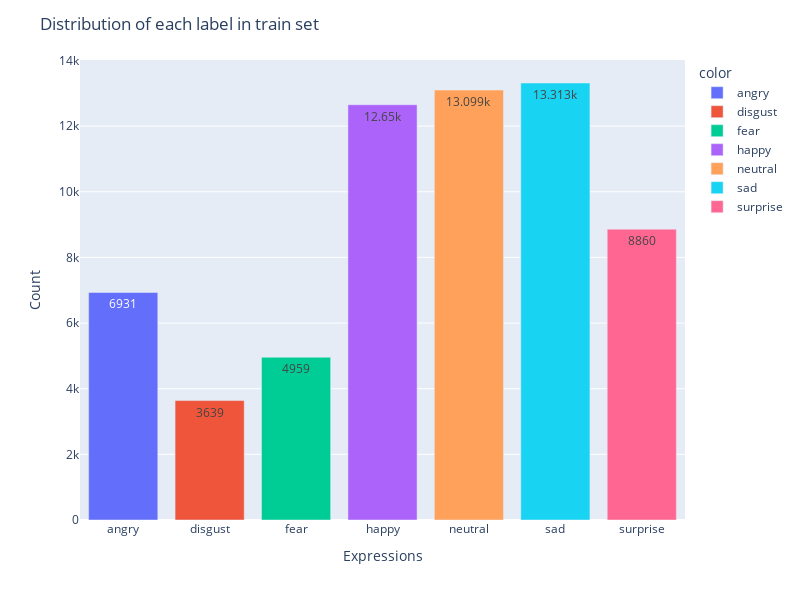

The cell this chart's notebook holds for it:
### Code cell
labels = ["angry", "disgust", "fear", "happy", "neutral", "sad", "surprise"]
fig = px.bar(x=labels, y=class_count_in_train_set, color=labels)

fig.update_layout(
    title="Distribution of each label in train set",
    xaxis_title="Expressions",
    yaxis_title="Count",
    height=600,
    width=800,
)

fig.update_traces(texttemplate="%{y}", textposition="inside")

fig.show()

### Figure 1 — Plotly figure (JSON) as saved in the notebook; plotly's stock layout.template omitted (floating-point values rounded to 4 significant figures)
{"data": [{"alignmentgroup": "True", "hovertemplate": "color=angry<br>x=%{x}<br>y=%{y}<extra></extra>", "legendgroup": "angry", "marker": {"color": "#636efa", "pattern": {"shape": ""}}, "name": "angry", "offsetgroup": "angry", "orientation": "v", "showlegend": true, "textposition": "inside", "texttemplate": "%{y}", "type": "bar", "x": ["angry"], "xaxis": "x", "y": [6931], "yaxis": "y"}, {"alignmentgroup": "True", "hovertemplate": "color=disgust<br>x=%{x}<br>y=%{y}<extra></extra>", "legendgroup": "disgust", "marker": {"color": "#EF553B", "pattern": {"shape": ""}}, "name": "disgust", "offsetgroup": "disgust", "orientation": "v", "showlegend": true, "textposition": "inside", "texttemplate": "%{y}", "type": "bar", "x": ["disgust"], "xaxis": "x", "y": [3639], "yaxis": "y"}, {"alignmentgroup": "True", "hovertemplate": "color=fear<br>x=%{x}<br>y=%{y}<extra></extra>", "legendgroup": "fear", "marker": {"color": "#00cc96", "pattern": {"shape": ""}}, "name": "fear", "offsetgroup": "fear", "orientation": "v", "showlegend": true, "textposition": "inside", "texttemplate": "%{y}", "type": "bar", "x": ["fear"], "xaxis": "x", "y": [4959], "yaxis": "y"}, {"alignmentgroup": "True", "hovertemplate": "color=happy<br>x=%{x}<br>y=%{y}<extra></extra>", "legendgroup": "happy", "marker": {"color": "#ab63fa", "pattern": {"shape": ""}}, "name": "happy", "offsetgroup": "happy", "orientation": "v", "showlegend": true, "textposition": "inside", "texttemplate": "%{y}", "type": "bar", "x": ["happy"], "xaxis": "x", "y": [12650], "yaxis": "y"}, {"alignmentgroup": "True", "hovertemplate": "color=neutral<br>x=%{x}<br>y=%{y}<extra></extra>", "legendgroup": "neutral", "marker": {"color": "#FFA15A", "pattern": {"shape": ""}}, "name": "neutral", "offsetgroup": "neutral", "orientation": "v", "showlegend": true, "textposition": "inside", "texttemplate": "%{y}", "type": "bar", "x": ["neutral"], "xaxis": "x", "y": [13099], "yaxis": "y"}, {"alignmentgroup": "True", "hovertemplate": "color=sad<br>x=%{x}<br>y=%{y}<extra></extra>", "legendgroup": "sad", "marker": {"color": "#19d3f3", "pattern": {"shape": ""}}, "name": "sad", "offsetgroup": "sad", "orientation": "v", "showlegend": true, "textposition": "inside", "texttemplate": "%{y}", "type": "bar", "x": ["sad"], "xaxis": "x", "y": [13313], "yaxis": "y"}, {"alignmentgroup": "True", "hovertemplate": "color=surprise<br>x=%{x}<br>y=%{y}<extra></extra>", "legendgroup": "surprise", "marker": {"color": "#FF6692", "pattern": {"shape": ""}}, "name": "surprise", "offsetgroup": "surprise", "orientation": "v", "showlegend": true, "textposition": "inside", "texttemplate": "%{y}", "type": "bar", "x": ["surprise"], "xaxis": "x", "y": [8860], "yaxis": "y"}], "layout": {"barmode": "relative", "height": 600, "legend": {"title": {"text": "color"}, "tracegroupgap": 0}, "margin": {"t": 60}, "title": {"text": "Distribution of each label in train set"}, "width": 800, "xaxis": {"anchor": "y", "domain": [0, 1], "title": {"text": "Expressions"}}, "yaxis": {"anchor": "x", "domain": [0, 1], "title": {"text": "Count"}}}}
